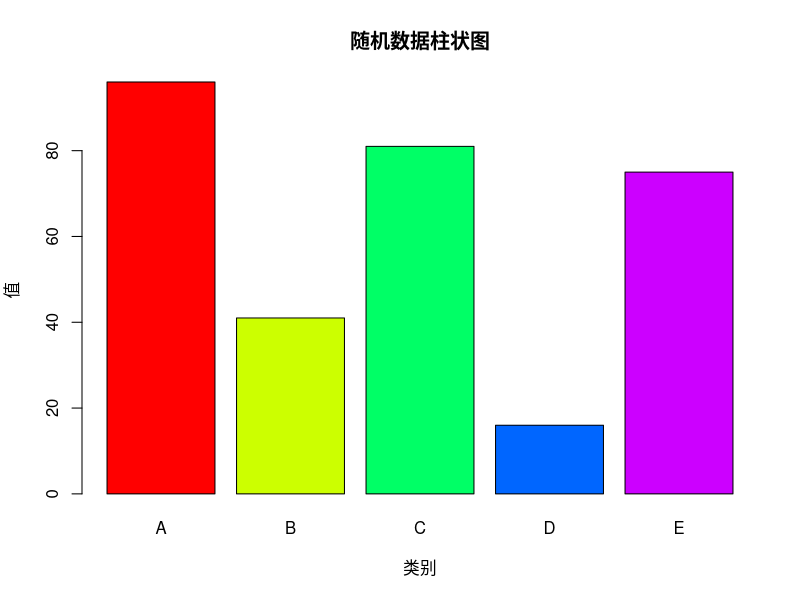

This chart was generated by the following R code:
# 生成随机数据
categories <- c("A", "B", "C", "D", "E")
values <- sample(10:100, 5)

# 创建柱状图
barplot(values, names.arg = categories, col = rainbow(5), main = "随机数据柱状图", xlab = "类别", ylab = "值")

# 保存图表到文件
dev.copy(png, "barplot_output.png")
dev.off()

# 输出信息
cat("数据:\n")
print(data.frame(类别 = categories, 值 = values))
cat("\n图表已保存为 barplot_output.png\n")
